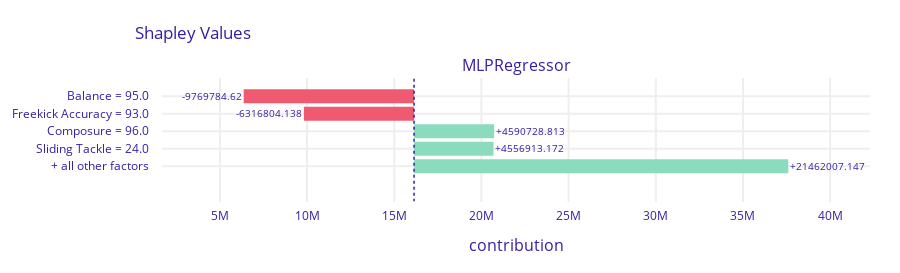
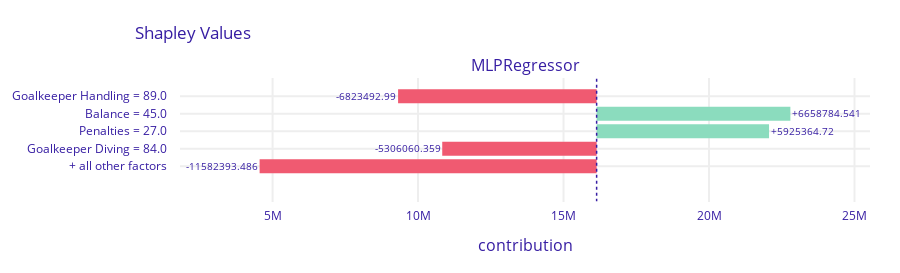

The notebook cell these images were saved under, in order:
### Markdown cell above
MLP - multi-layer perceptron is a neural network that consists of at least 3 layers. One layer usually consist of a linear and an activation.

### Code cell
from sklearn.neural_network import MLPRegressor

regr = MLPRegressor(random_state=1, max_iter=1000, early_stopping=True,
                    hidden_layer_sizes=(64, 128, 128, 64), learning_rate_init=0.001,
                    learning_rate='invscaling')
regr.fit(X_train.values, y_train)
y_pred = regr.predict(X_test.values)

print("Coefficient of determination: {:.2f}".format(r2_score(y_test, y_pred)))
explainer = shap.Explainer(regr.predict, X100.values)
shap_values = explainer(X100)


print("Scatter plot: predictions vs truth")
plt.scatter(y_test, y_pred)
plt.plot(y_test, y_test, color='r')
plt.yscale('log')
plt.xscale('log')
plt.show()

print('SHAP Decomposition for observation ' + name_1)
shap.plots.waterfall(shap_values[idx_1], max_display=5)

print('SHAP Decomposition for observation ' + name_2)
shap.plots.waterfall(shap_values[idx_2], max_display=5)

explainer = dx.Explainer(regr, X100)
print('DALEX Decomposition for observation ' + name_1)
explainer.predict_parts(X100.iloc[[idx_1]], type="shap").plot(max_vars=5)

print('DALEX Decomposition for observation ' + name_2)
explainer.predict_parts(X100.iloc[[idx_2]], type="shap").plot(max_vars=5)

### Figure 1 — Plotly figure (JSON) as saved in the notebook; plotly's stock layout.template omitted (floating-point values rounded to 4 significant figures)
{"data": [{"base": 16140000.0, "hoverinfo": "text", "hoverlabel": {"bgcolor": "rgba(0,0,0,0.8)"}, "hovertext": ["Average response: 16137627.928<br>Prediction: 30660688.303<br>Balance = 95.0<br>decreases average response <br>by 9769784.62", "Average response: 16137627.928<br>Prediction: 30660688.303<br>Freekick Accuracy = 93.0<br>decreases average response <br>by 6316804.138", "Average response: 16137627.928<br>Prediction: 30660688.303<br>Composure = 96.0<br>increases average response <br>by 4590728.813", "Average response: 16137627.928<br>Prediction: 30660688.303<br>Sliding Tackle = 24.0<br>increases average response <br>by 4556913.172", "Average response: 16137627.928<br>Prediction: 30660688.303<br>+ all other factors<br>increases average response <br>by 21462007.147"], "marker": {"color": ["#f05a71", "#f05a71", "#8bdcbe", "#8bdcbe", "#8bdcbe"]}, "orientation": "h", "showlegend": false, "text": ["-9769784.62", "-6316804.138", "+4590728.813", "+4556913.172", "+21462007.147"], "textposition": "outside", "x": [-9770000.0, -6317000.0, 4591000.0, 4557000.0, 21460000.0], "y": ["Balance = 95.0", "Freekick Accuracy = 93.0", "Composure = 96.0", "Sliding Tackle = 24.0", "+ all other factors"], "type": "bar", "xaxis": "x", "yaxis": "y"}], "layout": {"xaxis": {"anchor": "y", "domain": [0.0, 1.0], "type": "linear", "gridwidth": 2, "zeroline": false, "automargin": true, "ticks": "outside", "tickcolor": "white", "ticklen": 3, "fixedrange": true, "range": [1683000.0, 42280000.0]}, "yaxis": {"anchor": "x", "domain": [0.0, 1.0], "type": "category", "autorange": "reversed", "gridwidth": 2, "automargin": true, "ticks": "outside", "tickcolor": "white", "ticklen": 10, "fixedrange": true}, "annotations": [{"font": {"size": 16}, "showarrow": false, "text": "MLPRegressor", "x": 0.5, "xanchor": "center", "xref": "paper", "y": 1.0, "yanchor": "bottom", "yref": "paper"}, {"font": {"size": 16}, "showarrow": false, "text": "contribution", "x": 0.5, "xanchor": "center", "xref": "paper", "y": 0, "yanchor": "top", "yref": "paper", "yshift": -30}], "shapes": [{"line": {"color": "#371ea3", "dash": "dot", "width": 1.5}, "type": "line", "x0": 16140000.0, "x1": 16140000.0, "xref": "x", "y0": -1, "y1": 6, "yref": "y"}], "title": {"text": "Shapley Values", "x": 0.15}, "font": {"color": "#371ea3"}, "margin": {"t": 78, "b": 71, "r": 30}, "height": 273.0}}

### Figure 2 — Plotly figure (JSON) as saved in the notebook; plotly's stock layout.template omitted (floating-point values rounded to 4 significant figures)
{"data": [{"base": 16140000.0, "hoverinfo": "text", "hoverlabel": {"bgcolor": "rgba(0,0,0,0.8)"}, "hovertext": ["Average response: 16137627.928<br>Prediction: 5009830.355<br>Goalkeeper Handling = 89.0<br>decreases average response <br>by 6823492.99", "Average response: 16137627.928<br>Prediction: 5009830.355<br>Balance = 45.0<br>increases average response <br>by 6658784.541", "Average response: 16137627.928<br>Prediction: 5009830.355<br>Penalties = 27.0<br>increases average response <br>by 5925364.72", "Average response: 16137627.928<br>Prediction: 5009830.355<br>Goalkeeper Diving = 84.0<br>decreases average response <br>by 5306060.359", "Average response: 16137627.928<br>Prediction: 5009830.355<br>+ all other factors<br>decreases average response <br>by 11582393.486"], "marker": {"color": ["#f05a71", "#8bdcbe", "#8bdcbe", "#f05a71", "#f05a71"]}, "orientation": "h", "showlegend": false, "text": ["-6823492.99", "+6658784.541", "+5925364.72", "-5306060.359", "-11582393.486"], "textposition": "outside", "x": [-6823000.0, 6659000.0, 5925000.0, -5306000.0, -11580000.0], "y": ["Goalkeeper Handling = 89.0", "Balance = 45.0", "Penalties = 27.0", "Goalkeeper Diving = 84.0", "+ all other factors"], "type": "bar", "xaxis": "x", "yaxis": "y"}], "layout": {"xaxis": {"anchor": "y", "domain": [0.0, 1.0], "type": "linear", "gridwidth": 2, "zeroline": false, "automargin": true, "ticks": "outside", "tickcolor": "white", "ticklen": 3, "fixedrange": true, "range": [1819000.0, 25530000.0]}, "yaxis": {"anchor": "x", "domain": [0.0, 1.0], "type": "category", "autorange": "reversed", "gridwidth": 2, "automargin": true, "ticks": "outside", "tickcolor": "white", "ticklen": 10, "fixedrange": true}, "annotations": [{"font": {"size": 16}, "showarrow": false, "text": "MLPRegressor", "x": 0.5, "xanchor": "center", "xref": "paper", "y": 1.0, "yanchor": "bottom", "yref": "paper"}, {"font": {"size": 16}, "showarrow": false, "text": "contribution", "x": 0.5, "xanchor": "center", "xref": "paper", "y": 0, "yanchor": "top", "yref": "paper", "yshift": -30}], "shapes": [{"line": {"color": "#371ea3", "dash": "dot", "width": 1.5}, "type": "line", "x0": 16140000.0, "x1": 16140000.0, "xref": "x", "y0": -1, "y1": 6, "yref": "y"}], "title": {"text": "Shapley Values", "x": 0.15}, "font": {"color": "#371ea3"}, "margin": {"t": 78, "b": 71, "r": 30}, "height": 273.0}}
